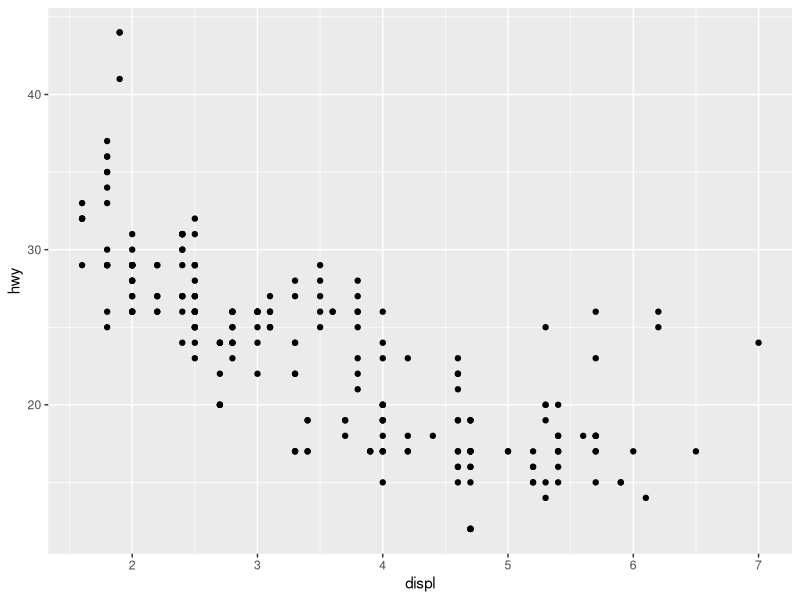
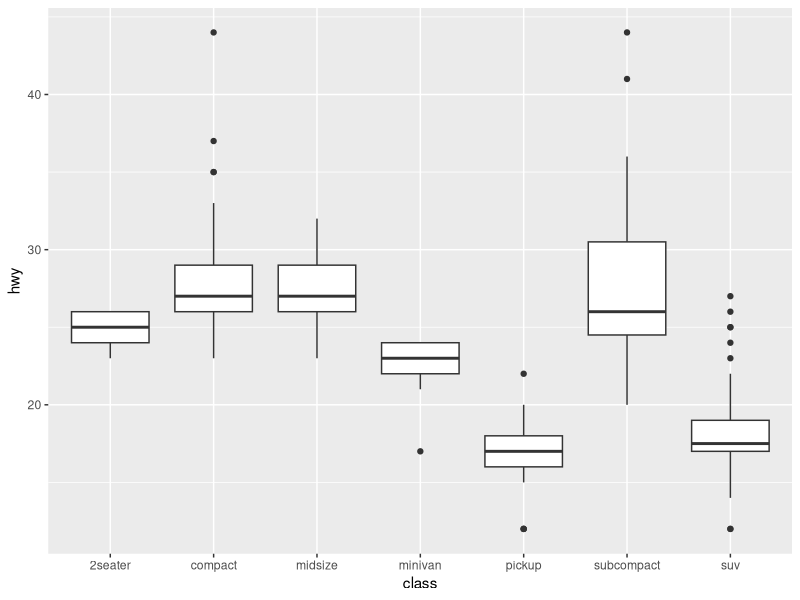
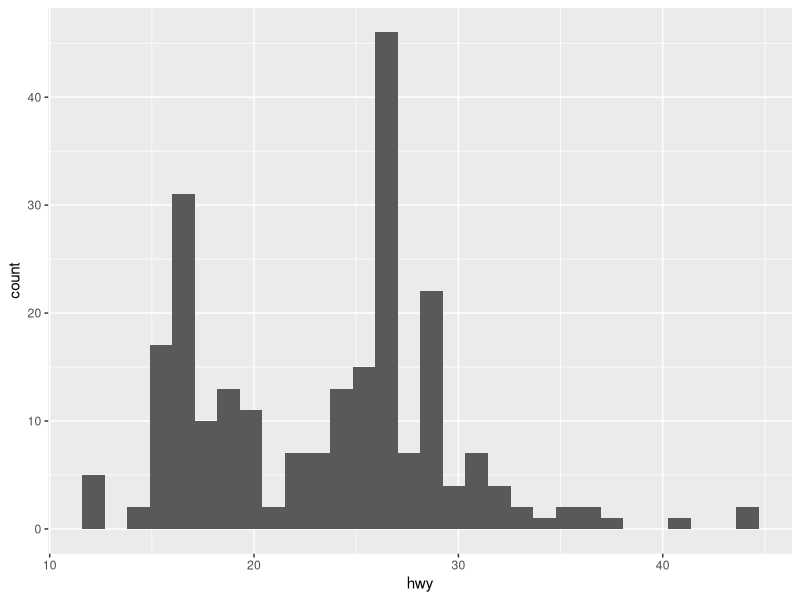
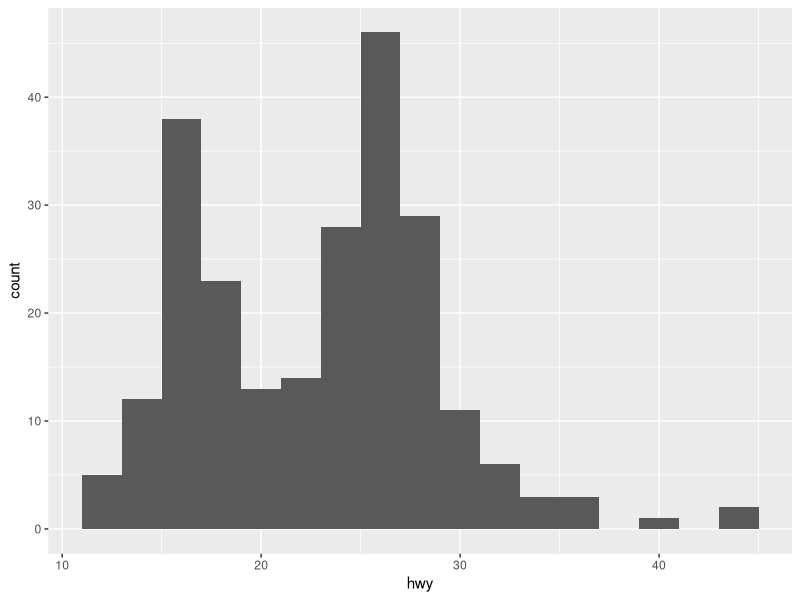
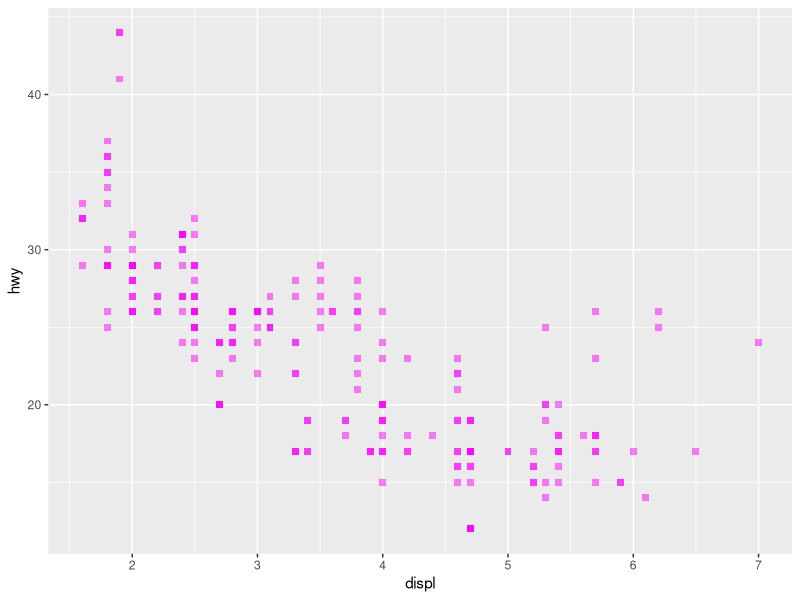
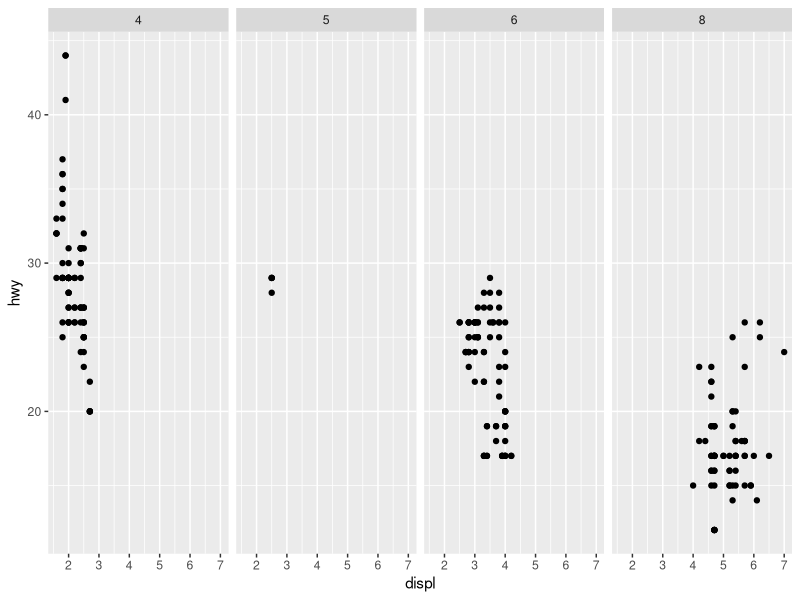
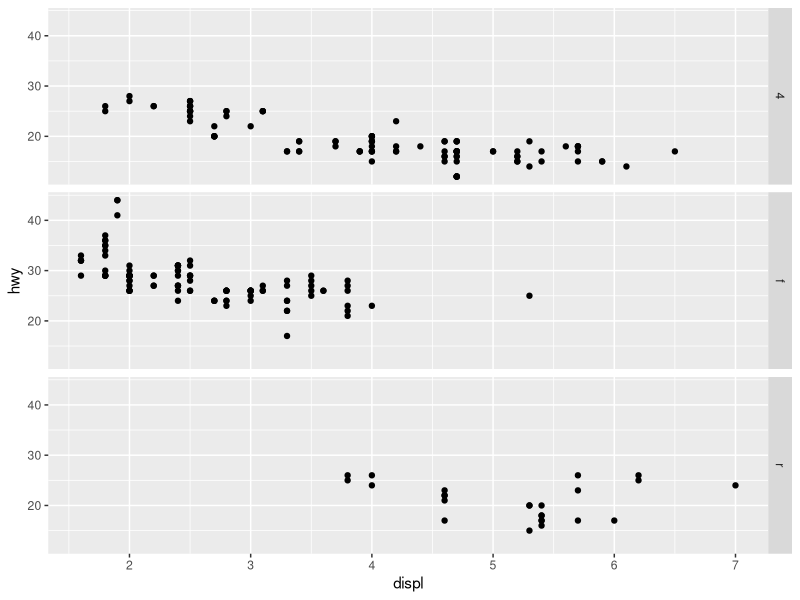
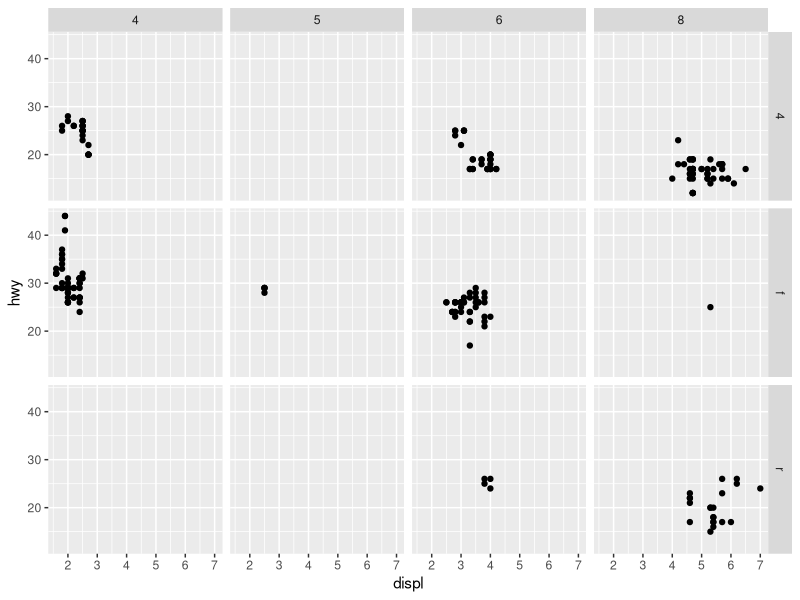

Reproduce these figures in R, in order.
## ---- chunk 1
#| label: setup
#| include: false
library(tidyverse)
library(rlang)
## ---- chunk 2
#| label: Adding-data
head(mpg)
## ---- chunk 3
#| label: Making-a-graph
# creating a scatterplot
ggplot(mpg) +
  geom_point(aes(x = displ, 
                 y = hwy))
## ---- chunk 4
#| label: Creating-a-Boxplot
# altering code to make a boxplot
ggplot(data = mpg) +
  geom_boxplot(mapping = aes(x = class, y = hwy))
## ---- chunk 5
#| label: Creating-a-histogram
# Make a histogram

ggplot(data = mpg) +
  geom_histogram(mapping = aes(x = hwy))
## ---- chunk 6
#| label: Changing-Bin-Width
# Make bins 2 units wide
ggplot(data = mpg) +
  geom_histogram(mapping = aes(x = hwy), binwidth = 2)
## ---- chunk 7
#| label: Change-Graph-Aesthetics
# add color, size, alpha, and shape

ggplot(data = mpg) +
  geom_point(mapping = aes(x = displ, 
                           y = hwy),
             color = "magenta",
             size = 2,
             alpha = 0.5,
             shape = "square")
## ---- chunk 8
#| label: Using-Facets
# Makes a plot that the commands below will modify
q <- ggplot(mpg) + geom_point(aes(x = displ, y = hwy))

q + facet_grid(. ~ cyl)
q + facet_grid(drv ~ .)
q + facet_grid(drv ~ cyl)
q + facet_wrap(~ class)
## ---- chunk 9
#| label: Making-a-Barchart
# fill for bars

ggplot(data = mpg) +
  geom_bar(mapping = aes(x = class, fill = class)) +
  guides(fill = "none")+
  labs(x = "Class of Vehicle",
       y = "Number of Vehicles in Sample")+
  theme_classic()
## ---- chunk 10
#| label: Multiple-Geometries

ggplot(mpg) + 
  geom_point(aes(displ, hwy)) +
  geom_smooth(aes(displ, hwy)) 
# saving graphs:
# ggsave("example.jpg", width = _, height = _)
